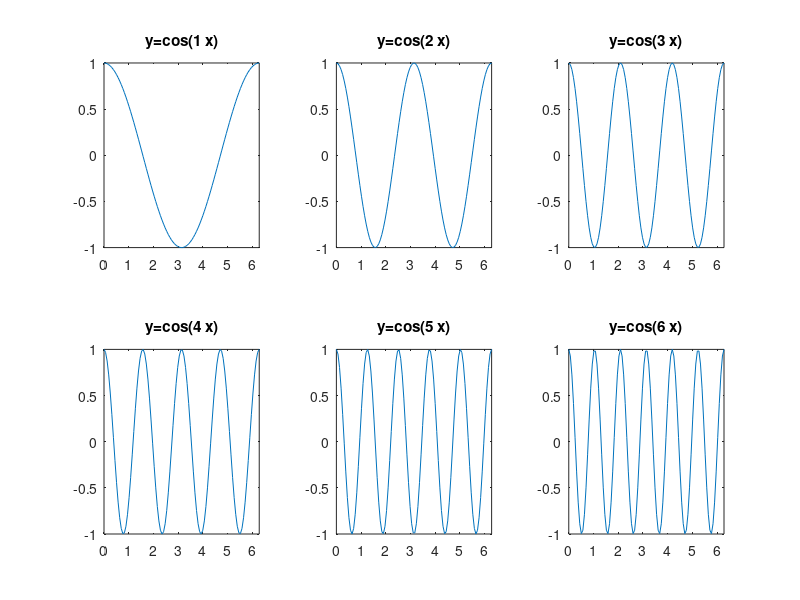

Recreate this plot in MATLAB.
%
% Esercizio per l'utilizzo del comando subplot
%
%Grafico delle funzioni f_k(x)=cos(k x), k=1,...,6 nell'intervallo [0, 2*pi]

clear all
x=linspace(0,2*pi);
for k=1:6
    y=cos(k*x);
    subplot(2,3,k);
    plot(x,y);
    axis([0 2*pi -1 1]);
    title(sprintf('y=cos(%d x)',k));
end